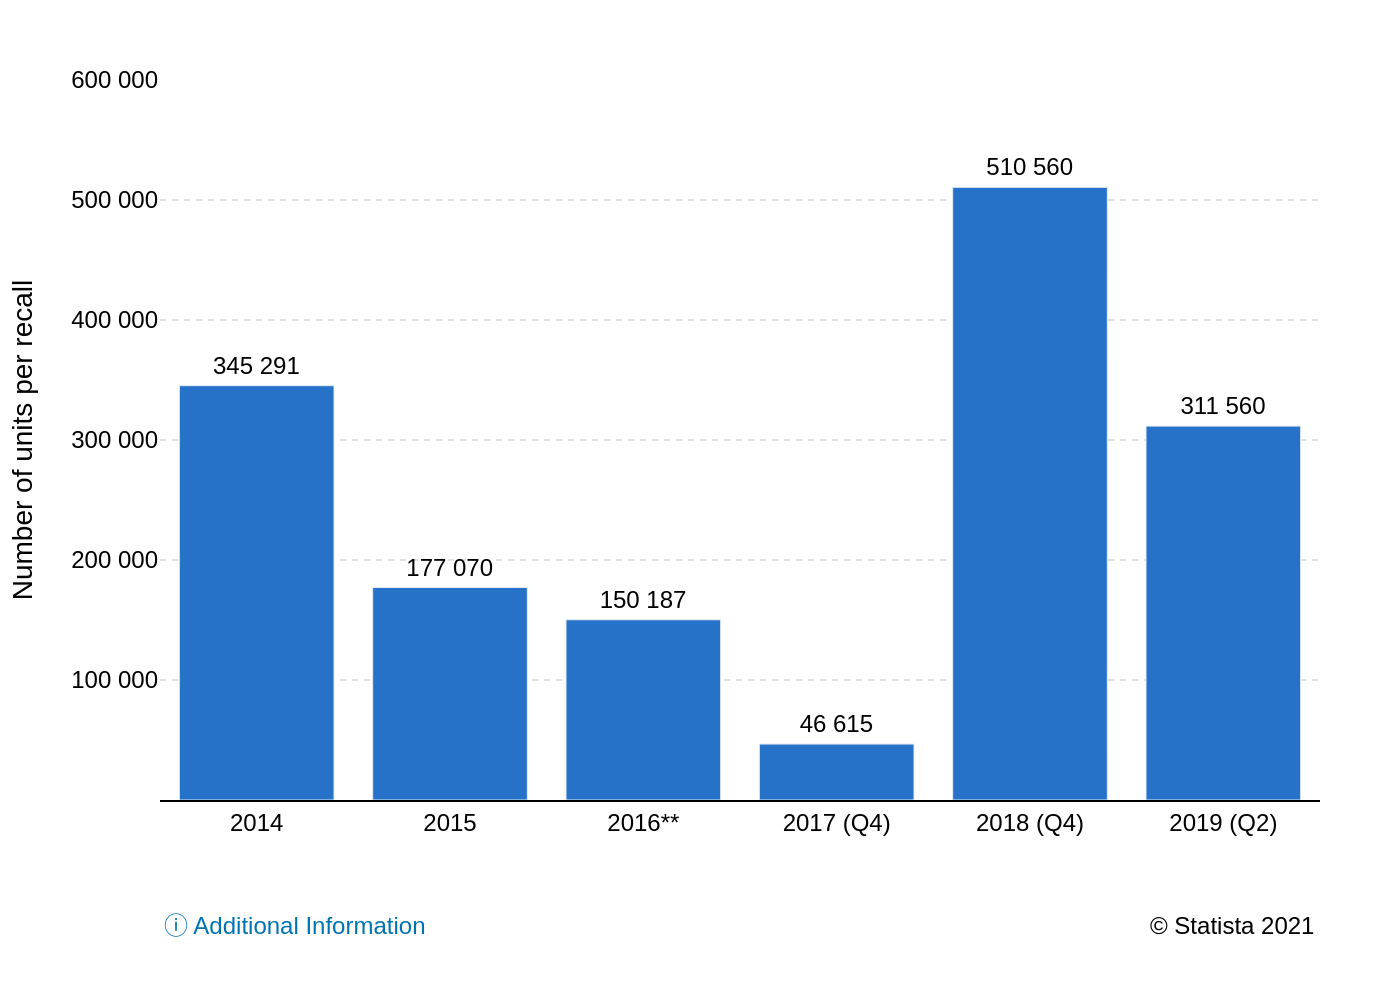

Python code for this plot:
import sys
import json
import plotly.graph_objects as go
import os

if len(sys.argv) != 2:
    print("Usage: python script.py <path_to_json_file>")
    sys.exit(1)

json_file_path = sys.argv[1]

try:
    with open(json_file_path, 'r', encoding='utf-8') as f:
        chart_config = json.load(f)
except FileNotFoundError:
    print(f"Error: JSON file not found at {json_file_path}")
    sys.exit(1)

data = chart_config['chart_data']
texts = chart_config['texts']
colors = chart_config['colors']

x_values = [d['x'] for d in data]
y_values = [d['y'] for d in data]

fig = go.Figure()

bar_texts = [f'{y:,}'.replace(',', ' ') for y in y_values]

fig.add_trace(go.Bar(
    x=x_values,
    y=y_values,
    marker_color=colors[0],
    text=bar_texts,
    textposition='outside',
    texttemplate='%{text}',
    cliponaxis=False,
    textfont=dict(
        family="Arial",
        size=12,
        color='black'
    )
))

y_axis_max = 600000
fig.update_layout(
    plot_bgcolor='white',
    paper_bgcolor='white',
    font=dict(family="Arial", size=12, color='black'),
    margin=dict(l=80, r=40, t=40, b=100),
    xaxis=dict(
        title_text=texts['x_axis_title'],
        showgrid=False,
        showline=True,
        linewidth=1,
        linecolor='black'
    ),
    yaxis=dict(
        title_text=texts['y_axis_title'],
        showgrid=True,
        gridcolor='#E0E0E0',
        griddash='dot',
        range=[0, y_axis_max],
        tickvals=[val for val in range(100000, y_axis_max + 1, 100000)],
        ticktext=[f'{val:,}'.replace(',', ' ') for val in range(100000, y_axis_max + 1, 100000)]
    ),
    showlegend=False,
    annotations=[
        dict(
            xref='paper', yref='paper',
            x=0, y=-0.2,
            xanchor='left', yanchor='bottom',
            text=f"ⓘ {texts['additional_info']}" if texts.get('additional_info') else "",
            showarrow=False,
            font=dict(color='#0073B2', size=12)
        ),
        dict(
            xref='paper', yref='paper',
            x=1, y=-0.2,
            xanchor='right', yanchor='bottom',
            text=texts['source'],
            showarrow=False,
            font=dict(size=12)
        )
    ]
)

output_filename_base = os.path.splitext(os.path.basename(json_file_path))[0]
output_image_path = f"{output_filename_base}.png"
fig.write_image(output_image_path, scale=2)

print(f"Chart saved to {output_image_path}")
